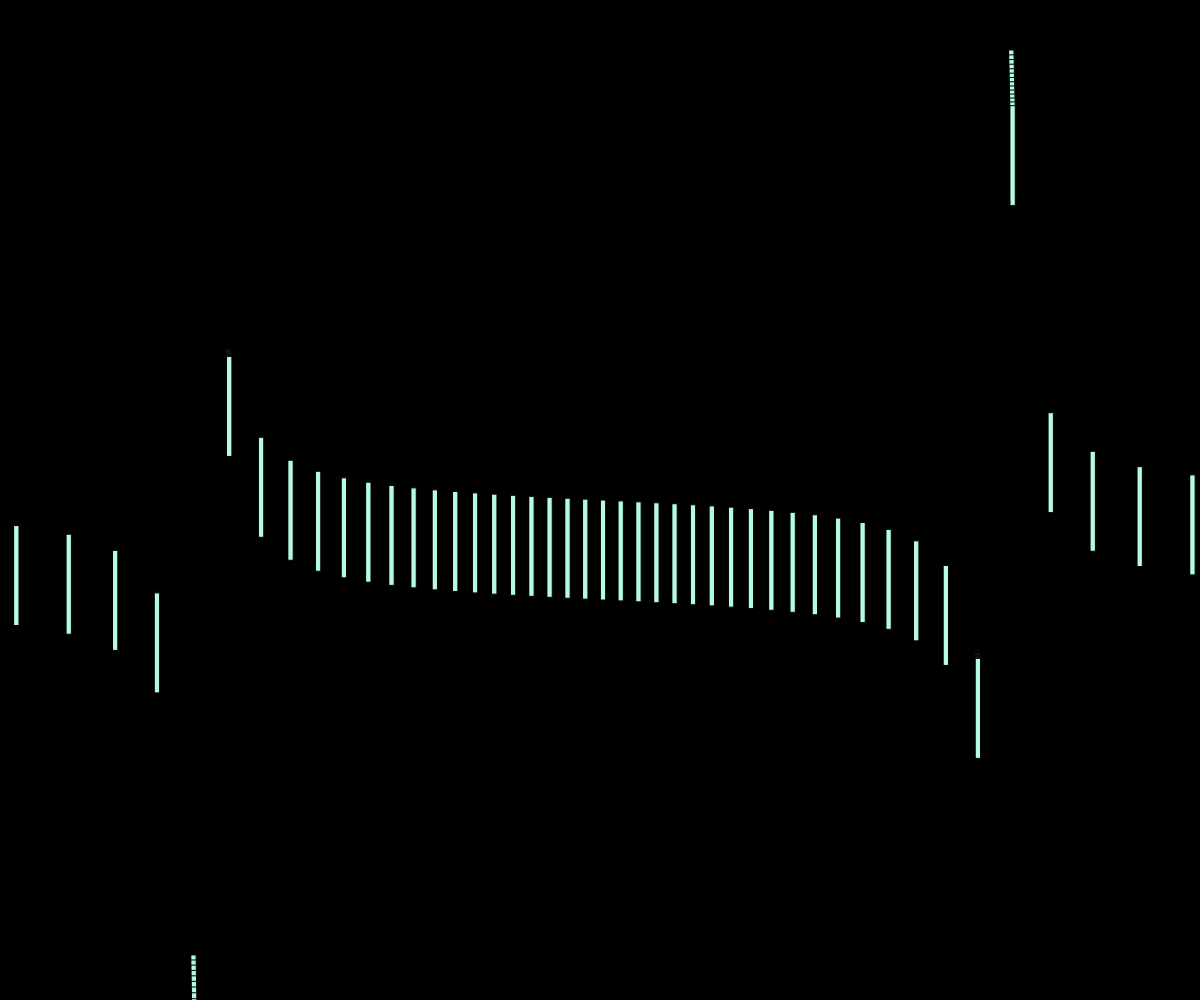
Frame 1 (no input)
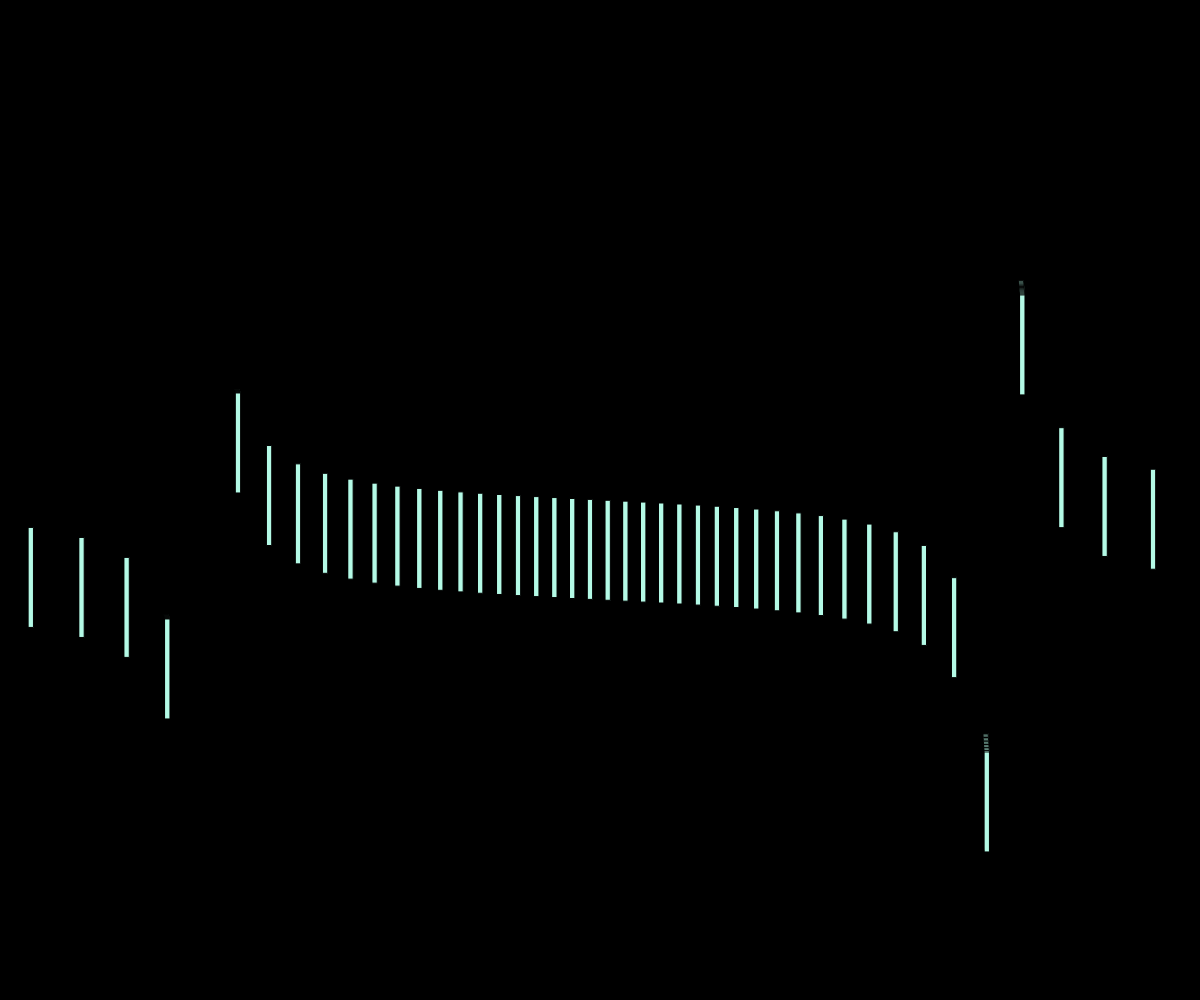
Frame 60 (no input)
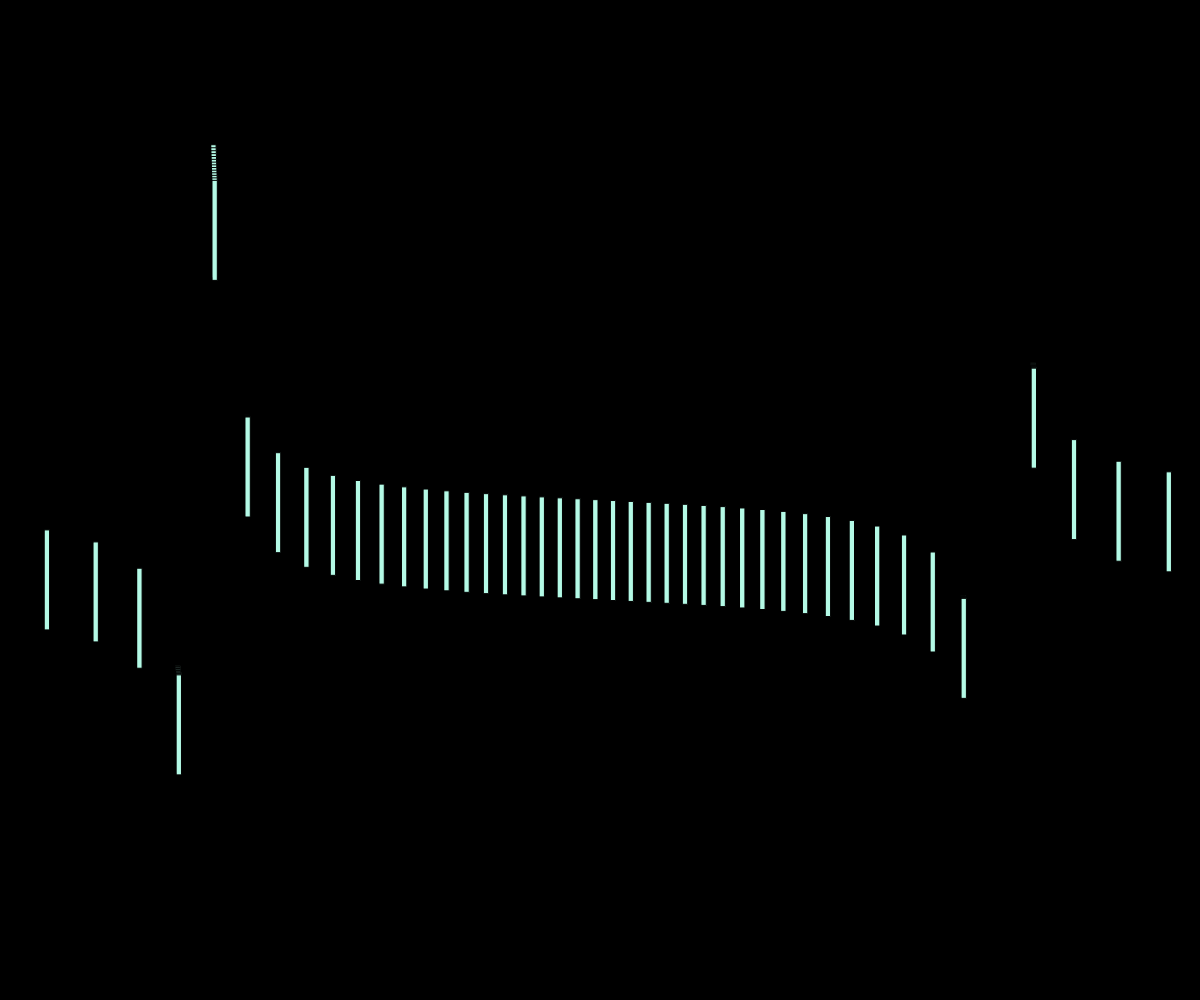
Frame 120 (the mouse pressed at the canvas centre since frame 60)

The p5.js sketch that drew these frames (run headless with seeded random() and noise() and a simulated clock; from frame 60 on, the mouse is pressed at the canvas centre):

// p5.js sketch
// ── sketch.js
// lissajous curve

let t = 10;
let p = 10;

function setup() {
  createCanvas(windowWidth, windowHeight);
  fill(255);
  textSize(15);
}
function draw() {
  background(0);
  fill(255);
  createShape();
  //createShape2();
  //createShape3();
}

function createShape() {
  var a = 10
  var b = 20 
  for (i = 0; i <1000; i++) {
  	x = 400*tan(a*t+TWO_PI/2);
  	y = 10*tan(b*t);    
    //Colours of Things
    fill(180,250,230);   
	rect(width/2+x, height/2+y, 5, 100);
  	t+=2;
  } 
}
function createShape2() {   
  var a = 400
  var b = 10 
  for (i = 0; i < 100; i++) {
  	x = 400*sin(a*t+PI/2);
  	y = 100*cos(b*t);  
    //Colours of Things
    fill(180,250,230);
    rect(width/2+x, height/2+y, 8, 400);
  	t+=1;
  } 
}

function createShape3() {
  var a = 10
  var b = 20
  for (i = 0; i < 100; i++) {
  	x = 300*sin(a*t+PI/2);
  	y = 300*sin(b*t);
    //Colours of Things
    fill(180,250,230);
    rect(width/2+x, height/2+y, 40, 5);
  	t+=10;
  }
}
